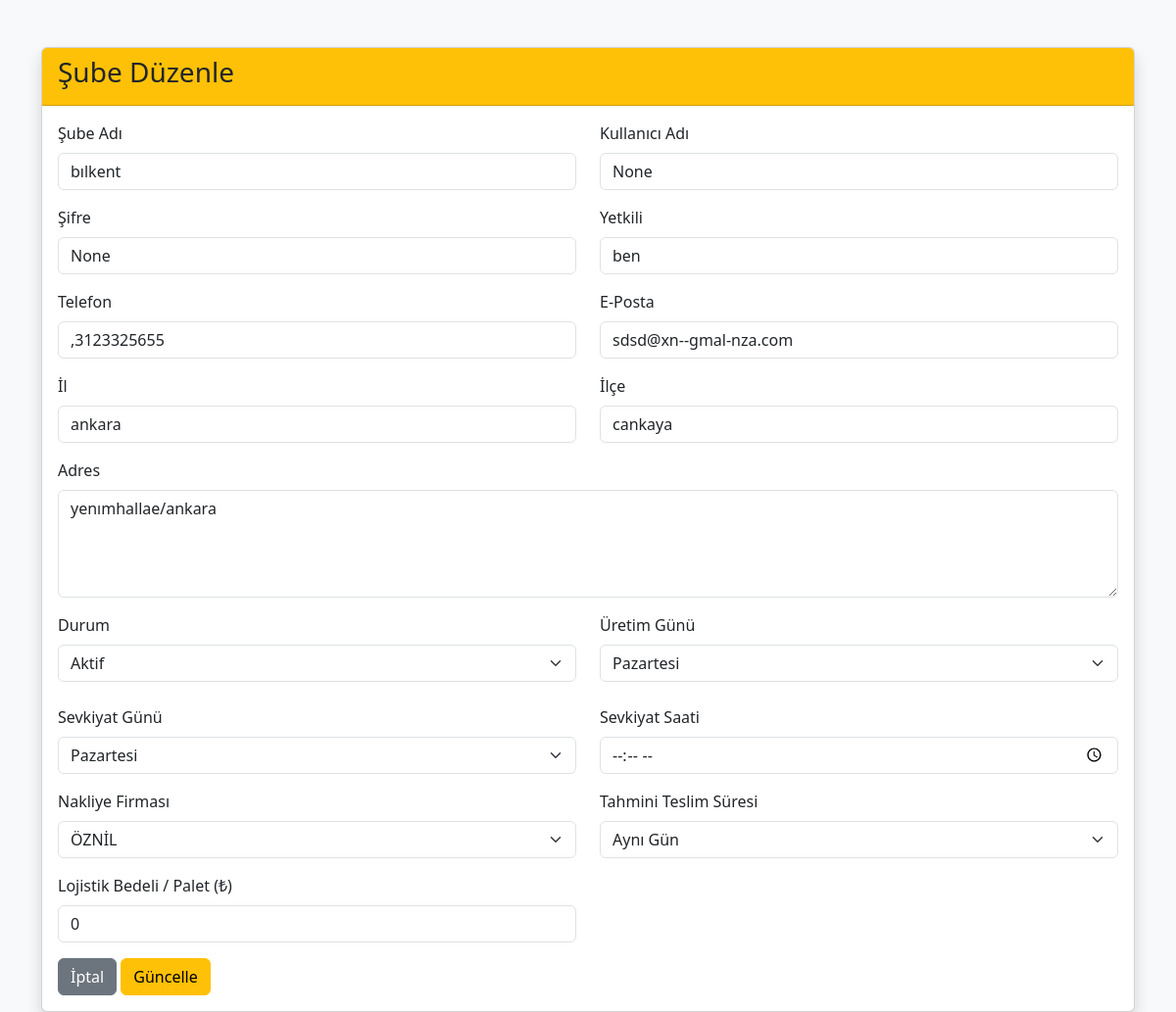
/sube-duzenle/1 (signed in), run on the app's committed database.
### tables this page shows
CREATE TABLE subeler(

            id INTEGER PRIMARY KEY AUTOINCREMENT,

            sube_adi TEXT NOT NULL,

            yetkili TEXT,

            telefon TEXT,

            eposta TEXT,

            il TEXT,

            ilce TEXT,

            adres TEXT,

            durum TEXT

        , kullanici_adi TEXT, sifre TEXT, uretim_gunu TEXT, sevkiyat_gunu TEXT, sevkiyat_saati TEXT, teslim_suresi TEXT, limit_tutari REAL DEFAULT 0, firma TEXT DEFAULT 'ÖZNİL', lojistik_bedeli REAL DEFAULT 0);

### src/main.py (the view, shortened to what this page needs)
@app.route(
    "/sube-duzenle/<int:id>",
    methods=["GET", "POST"]
)
def sube_duzenle(id):
    sonuc = admin_kontrol()
    if sonuc:
        return sonuc
    sube = get_sube(id)
    if not sube:
        abort(404)
    return render_template(
        "sube_duzenle.html",
        sube=sube
    )

### src/database.py (called while the page is built)
def connect_database():
    print("DB =", os.path.abspath(DB_NAME))
    return sqlite3.connect(DB_NAME)

def get_sube(id):
    conn = connect_database()
    cursor = conn.cursor()
    cursor.execute("""
        SELECT
            id,
            sube_adi,
            kullanici_adi,
            sifre,
            yetkili,
            telefon,
            eposta,
            il,
            ilce,
            adres,
            durum,
            uretim_gunu,
            sevkiyat_gunu,
            sevkiyat_saati,
            teslim_suresi,
            firma,
            lojistik_bedeli

        FROM subeler

        WHERE id=?
    """, (id,))
    sonuc = cursor.fetchone()
    conn.close()
    return sonuc

### src/main.py (called while the page is built)
@app.before_request
def test():
    print(
        "METHOD:",
        request.method,
        "URL:",
        request.path
    )

def admin_kontrol():
    if "giris" not in session:
        return redirect("/")
    if session.get("yetki") != "admin":
        abort(403)
    return None

### templates/sube_duzenle.html (shortened to what this page needs)
<!DOCTYPE html>
<html lang="tr">
<head>
    <link href="https://cdn.jsdelivr.net/npm/bootstrap@5.3.3/dist/css/bootstrap.min.css" rel="stylesheet">
</head>
<body class="bg-light">
<div class="container mt-5">
    <div class="card shadow">
        <div class="card-header bg-warning">
            <h3>Şube Düzenle</h3>
        </div>
        <div class="card-body">
            <form method="POST">
                <div class="row">
                    <div class="col-md-6 mb-3">
                        <label class="form-label">Şube Adı</label>
                        <input
                            type="text"
                            name="sube_adi"
                            class="form-control"
                            value="{{ sube[1] }}"
                            required>
                    </div>
                    <div class="col-md-6 mb-3">
                        <label class="form-label">Kullanıcı Adı</label>
                        <input
                            type="text"
                            name="kullanici_adi"
                            class="form-control"
                            value="{{ sube[2] }}"
                            required>
                    </div>
                    <div class="col-md-6 mb-3">
                        <label class="form-label">Şifre</label>
                        <input
                            type="text"
                            name="sifre"
                            class="form-control"
                            value="{{ sube[3] }}"
                            required>
                    </div>
                    <div class="col-md-6 mb-3">
                        <label class="form-label">Yetkili</label>
                        <input
                            type="text"
                            name="yetkili"
                            class="form-control"
                            value="{{ sube[4] }}">
                    </div>
                    <div class="col-md-6 mb-3">
                        <label class="form-label">Telefon</label>
                        <input
                            type="text"
                            name="telefon"
                            class="form-control"
                            value="{{ sube[5] }}">
                    </div>
                    <div class="col-md-6 mb-3">
                        <label class="form-label">E-Posta</label>
                        <input
                            type="email"
                            name="eposta"
                            class="form-control"
                            value="{{ sube[6] }}">
                    </div>
                    <div class="col-md-6 mb-3">
                        <label class="form-label">İl</label>
                        <input
                            type="text"
                            name="il"
                            class="form-control"
                            value="{{ sube[7] }}">
                    </div>
                    <div class="col-md-6 mb-3">
                        <label class="form-label">İlçe</label>
                        <input
                            type="text"
                            name="ilce"
                            class="form-control"
                            value="{{ sube[8] }}">
                    </div>
                    <div class="col-12 mb-3">
                        <label class="form-label">Adres</label>
                        <textarea
                            name="adres"
                            class="form-control"
                            rows="4">{{ sube[9] }}</textarea>
                    </div>
                    <div class="col-md-6 mb-4">
                        <label class="form-label">Durum</label>
                        <select
                            name="durum"
                            class="form-select">
                            <option value="Aktif" {% if sube[10] == "Aktif" %}selected{% endif %}>Aktif</option>
                        </select>
                    </div>
                    <div class="col-md-6 mb-3">
    <label class="form-label">Üretim Günü</label>
    <select
        name="uretim_gunu"
        class="form-select">
        <option value="Pazartesi" {% if sube[11]=="Pazartesi" %}selected{% endif %}>Pazartesi</option>
    </select>
</div>
<div class="col-md-6 mb-3">
    <label class="form-label">Sevkiyat Günü</label>
    <select
        name="sevkiyat_gunu"
        class="form-select">
        <option value="Pazartesi" {% if sube[12]=="Pazartesi" %}selected{% endif %}>Pazartesi</option>
    </select>
</div>
<div class="col-md-6 mb-3">
    <label class="form-label">Sevkiyat Saati</label>
    <input
        type="time"
        name="sevkiyat_saati"
        class="form-control"
        value="{{ sube[13] }}">
</div>
<div class="col-md-6 mb-3">
    <label class="form-label">Nakliye Firması</label>
    <select
        name="firma"
        class="form-select"
        required>
        <option
            value="ÖZNİL"
            {% if sube[15] == "ÖZNİL" %}selected{% endif %}>
            ÖZNİL
        </option>
    </select>
</div>
<div class="col-md-6 mb-3">
    <label class="form-label">Tahmini Teslim Süresi</label>
    <select
        name="teslim_suresi"
        class="form-select">
        <option value="Aynı Gün" {% if sube[14] == "Aynı Gün" %}selected{% endif %}>Aynı Gün</option>
    </select>
</div>
<div class="col-md-6 mb-3">
    <label class="form-label">Lojistik Bedeli / Palet (₺)</label>
    <input
        type="number"
        step="0.01"
        min="0"
        name="lojistik_bedeli"
        class="form-control"
        value="{{ sube[16] or 0 }}"
        required>
</div>
                </div>
                <a href="/subeler" class="btn btn-secondary">
                    İptal
                </a>
                <button
                    type="submit"
                    class="btn btn-warning">
                    Güncelle
                </button>
            </form>
        </div>
    </div>
</div>
</body>
</html>

### data on the page
subeler: sube_adi "bılkent", yetkili "ben", telefon ",3123325655", eposta "sdsd@xn--gmal-nza.com", il "ankara", ilce "cankaya", adres "yenımhallae/ankara", durum "Aktif", firma "ÖZNİL", lojistik_bedeli "0"
